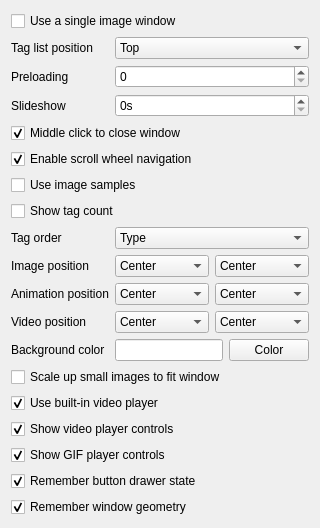
      <widget class="QWidget" name="pageImageWindow">
       <layout class="QFormLayout" name="formLayout_22">
        <item row="0" column="0" colspan="2">
         <widget class="QCheckBox" name="checkViewerSingleWindow">
          <property name="text">
           <string>Use a single image window</string>
          </property>
         </widget>
        </item>
        <item row="1" column="0">
         <widget class="QLabel" name="labelTagsPosition">
          <property name="text">
           <string>Tag list position</string>
          </property>
         </widget>
        </item>
        <item row="1" column="1">
         <widget class="QComboBox" name="comboTagsPosition">
          <item>
           <property name="text">
            <string>Top</string>
           </property>
          </item>
          <item>
           <property name="text">
            <string>Left</string>
           </property>
          </item>
          <item>
           <property name="text">
            <string>Auto</string>
           </property>
          </item>
         </widget>
        </item>
        <item row="2" column="0">
         <widget class="QLabel" name="labelPreload">
          <property name="text">
           <string>Preloading</string>
          </property>
         </widget>
        </item>
        <item row="2" column="1">
         <widget class="QSpinBox" name="spinPreload"/>
        </item>
        <item row="3" column="0">
         <widget class="QLabel" name="labelSlideshow">
          <property name="text">
           <string>Slideshow</string>
          </property>
         </widget>
        </item>
        <item row="3" column="1">
         <widget class="QSpinBox" name="spinSlideshow">
          <property name="suffix">
           <string>s</string>
          </property>
          <property name="maximum">
           <number>86400</number>
          </property>
         </widget>
        </item>
        <item row="4" column="0" colspan="2">
         <widget class="QCheckBox" name="checkViewerCloseMiddleClick">
          <property name="text">
           <string>Middle click to close window</string>
          </property>
          <property name="checked">
           <bool>true</bool>
          </property>
         </widget>
        </item>
        <item row="5" column="0" colspan="2">
         <widget class="QCheckBox" name="checkViewerNavigateScroll">
          <property name="text">
           <string>Enable scroll wheel navigation</string>
          </property>
          <property name="checked">
           <bool>true</bool>
          </property>
         </widget>
        </item>
        <item row="6" column="0" colspan="2">
         <widget class="QCheckBox" name="checkViewerViewSamples">
          <property name="text">
           <string>Use image samples</string>
          </property>
         </widget>
        </item>
        <item row="7" column="0" colspan="2">
         <widget class="QCheckBox" name="checkViewerShowTagCount">
          <property name="text">
           <string>Show tag count</string>
          </property>
         </widget>
        </item>
        <item row="8" column="0">
         <widget class="QLabel" name="labelImageTagOrder">
          <property name="text">
           <string>Tag order</string>
          </property>
         </widget>
        </item>
        <item row="8" column="1">
         <widget class="QComboBox" name="comboViewerTagOrder">
          <item>
           <property name="text">
            <string>Type</string>
           </property>
          </item>
          <item>
           <property name="text">
            <string>Name</string>
           </property>
          </item>
          <item>
           <property name="text">
            <string>Count</string>
           </property>
          </item>
         </widget>
        </item>
        <item row="9" column="0">
         <widget class="QLabel" name="labelImagePositionImage">
          <property name="text">
           <string>Image position</string>
          </property>
         </widget>
        </item>
        <item row="9" column="1">
         <layout class="QHBoxLayout" name="layoutImagePositionImage">
          <item>
           <widget class="QComboBox" name="comboImagePositionImageV">
            <property name="currentIndex">
             <number>1</number>
            </property>
            <item>
             <property name="text">
              <string>Top</string>
             </property>
            </item>
            <item>
             <property name="text">
              <string>Center</string>
             </property>
            </item>
            <item>
             <property name="text">
              <string>Bottom</string>
             </property>
            </item>
           </widget>
          </item>
          <item>
           <widget class="QComboBox" name="comboImagePositionImageH">
            <property name="currentIndex">
             <number>1</number>
            </property>
            <item>
             <property name="text">
              <string>Left</string>
             </property>
            </item>
            <item>
             <property name="text">
              <string>Center</string>
             </property>
            </item>
            <item>
             <property name="text">
              <string>Right</string>
             </property>
            </item>
           </widget>
          </item>
         </layout>
        </item>
        <item row="10" column="0">
         <widget class="QLabel" name="labelImagePositionAnimation">
          <property name="text">
           <string>Animation position</string>
          </property>
         </widget>
        </item>
        <item row="10" column="1">
         <layout class="QHBoxLayout" name="layoutImagePositionAnimation">
          <item>
           <widget class="QComboBox" name="comboImagePositionAnimationV">
            <property name="currentIndex">
             <number>1</number>
            </property>
            <item>
             <property name="text">
              <string>Top</string>
             </property>
            </item>
            <item>
             <property name="text">
              <string>Center</string>
             </property>
            </item>
            <item>
             <property name="text">
              <string>Bottom</string>
             </property>
            </item>
           </widget>
          </item>
          <item>
           <widget class="QComboBox" name="comboImagePositionAnimationH">
            <property name="currentIndex">
             <number>1</number>
            </property>
            <item>
             <property name="text">
              <string>Left</string>
             </property>
            </item>
            <item>
             <property name="text">
              <string>Center</string>
             </property>
            </item>
            <item>
             <property name="text">
              <string>Right</string>
             </property>
            </item>
           </widget>
          </item>
         </layout>
        </item>
        <item row="11" column="0">
         <widget class="QLabel" name="labelImagePositionVideo">
          <property name="text">
           <string>Video position</string>
          </property>
         </widget>
        </item>
        <item row="11" column="1">
         <layout class="QHBoxLayout" name="layoutImagePositionVideo">
          <item>
           <widget class="QComboBox" name="comboImagePositionVideoV">
            <property name="currentIndex">
             <number>1</number>
            </property>
            <item>
             <property name="text">
              <string>Top</string>
             </property>
            </item>
            <item>
             <property name="text">
              <string>Center</string>
             </property>
            </item>
            <item>
             <property name="text">
              <string>Bottom</string>
             </property>
            </item>
           </widget>
          </item>
          <item>
           <widget class="QComboBox" name="comboImagePositionVideoH">
            <property name="currentIndex">
             <number>1</number>
            </property>
            <item>
             <property name="text">
              <string>Left</string>
             </property>
            </item>
            <item>
             <property name="text">
              <string>Center</string>
             </property>
            </item>
            <item>
             <property name="text">
              <string>Right</string>
             </property>
            </item>
           </widget>
          </item>
         </layout>
        </item>
        <item row="12" column="0">
         <widget class="QLabel" name="label_88">
          <property name="text">
           <string>Background color</string>
          </property>
         </widget>
        </item>
        <item row="12" column="1">
         <layout class="QHBoxLayout" name="layoutImageBackgroundColor">
          <item>
           <widget class="QLineEdit" name="lineImageBackgroundColor"/>
          </item>
          <item>
           <widget class="QPushButton" name="buttonImageBackgroundColor">
            <property name="text">
             <string>Color</string>
            </property>
           </widget>
          </item>
         </layout>
        </item>
        <item row="13" column="0" colspan="2">
         <widget class="QCheckBox" name="checkViewerScaleUp">
          <property name="text">
           <string>Scale up small images to fit window</string>
          </property>
         </widget>
        </item>
        <item row="14" column="0" colspan="2">
         <widget class="QCheckBox" name="checkViewerUseVideoPlayer">
          <property name="text">
           <string>Use built-in video player</string>
          </property>
          <property name="checked">
           <bool>true</bool>
          </property>
         </widget>
        </item>
        <item row="17" column="0" colspan="2">
         <widget class="QCheckBox" name="checkViewerRememberDrawer">
          <property name="text">
           <string>Remember button drawer state</string>
          </property>
          <property name="checked">
           <bool>true</bool>
          </property>
         </widget>
        </item>
        <item row="18" column="0" colspan="2">
         <widget class="QCheckBox" name="checkViewerRememberGeometry">
          <property name="text">
           <string>Remember window geometry</string>
          </property>
          <property name="checked">
           <bool>true</bool>
          </property>
         </widget>
        </item>
        <item row="15" column="0" colspan="2">
         <widget class="QCheckBox" name="checkViewerVideoControls">
          <property name="text">
           <string>Show video player controls</string>
          </property>
          <property name="checked">
           <bool>true</bool>
          </property>
         </widget>
        </item>
        <item row="16" column="0" colspan="2">
         <widget class="QCheckBox" name="checkViewerGifControls">
          <property name="text">
           <string>Show GIF player controls</string>
          </property>
          <property name="checked">
           <bool>true</bool>
          </property>
         </widget>
        </item>
       </layout>
      </widget>
